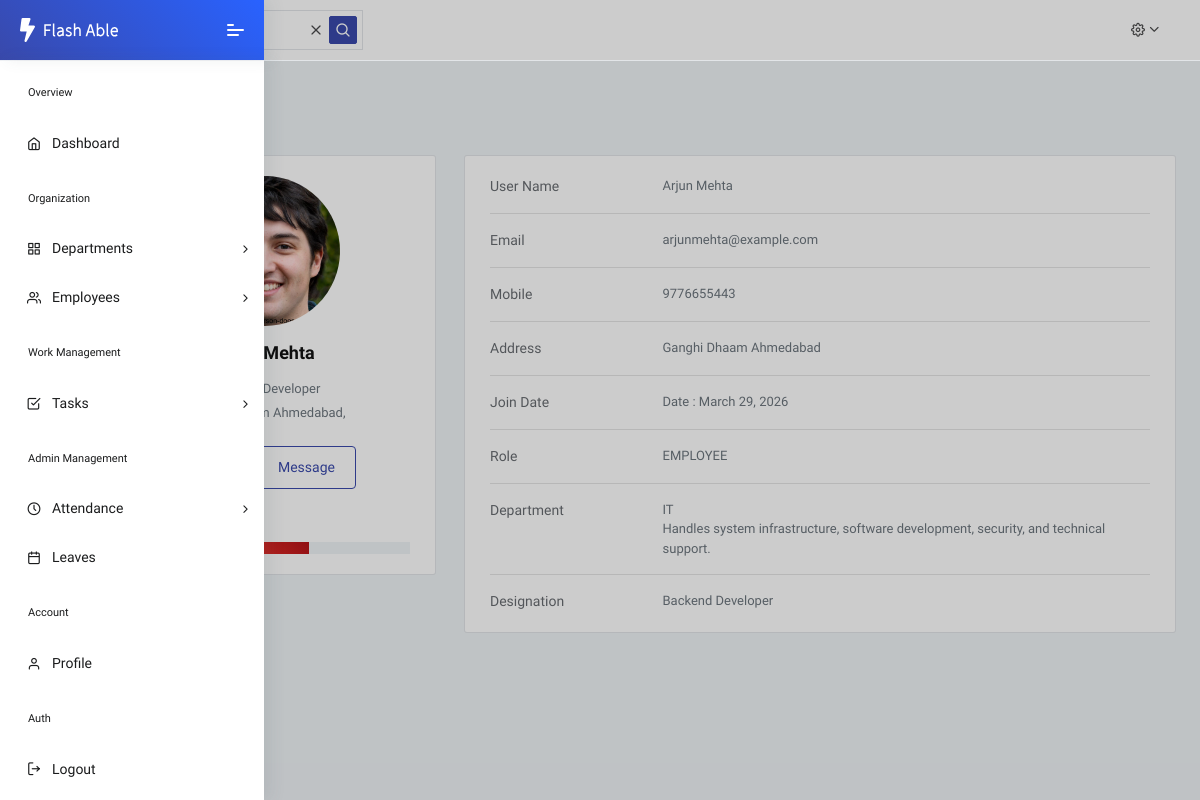
Page /show_employee/5 on the earlier database version.
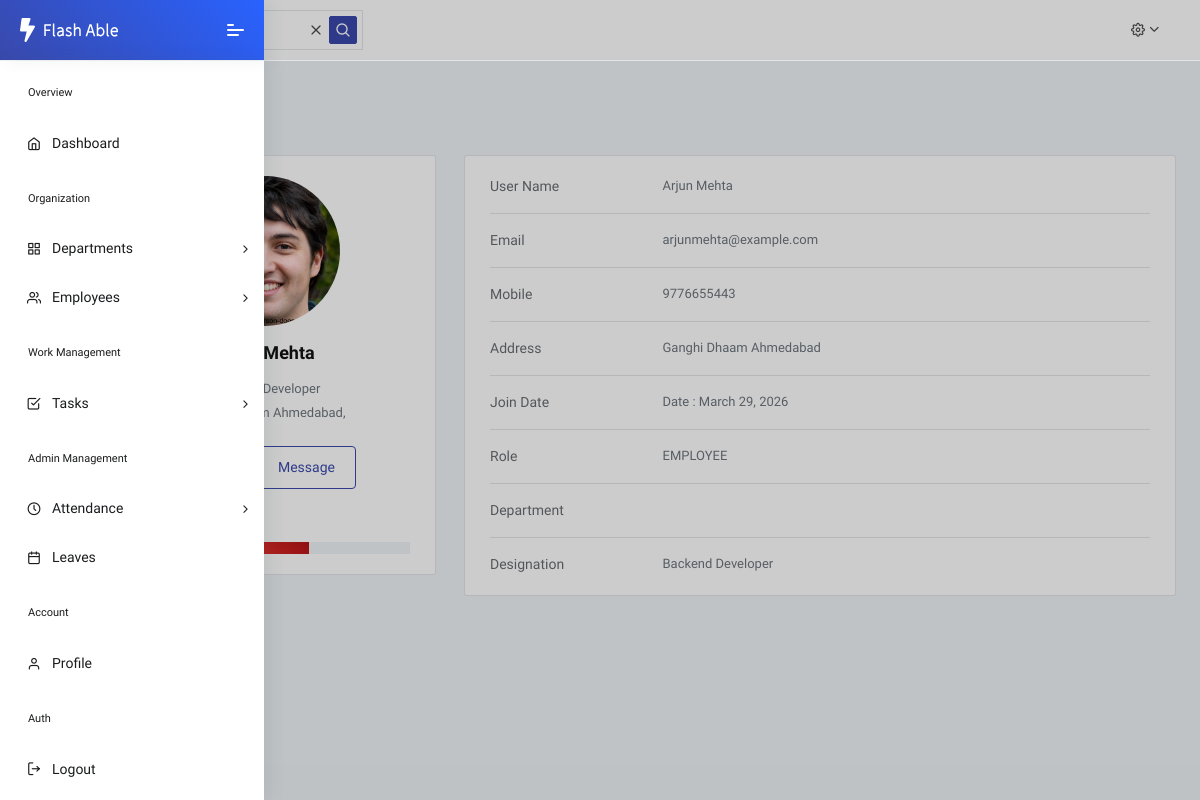
Same page on the later database version.
### core/models.py (models this page shows, shortened)
class EmployeeProfile(models.Model):
    user = models.OneToOneField(User, on_delete=models.CASCADE)
    department = models.ForeignKey(
        Department,
        on_delete=models.SET_NULL,
        null=True,
        blank=True
    )
    designation = models.CharField(max_length=100)
    salary = models.DecimalField(max_digits=10, decimal_places=2)
    join_date = models.DateField(auto_now_add=True)
    experience = models.PositiveIntegerField(
        help_text="Years of experience",
        null=True,
        blank=True
    )

class Department(models.Model):
    name = models.CharField(max_length=100)
    description = models.TextField(blank=True)

class User(AbstractUser):
    ROLE_CHOICES = [
        ("ADMIN", "Admin"),
        ("EMPLOYEE", "Employee"),
    ]
    role = models.CharField(max_length=20, choices=ROLE_CHOICES)
    phone = models.CharField(max_length=15, blank=True, unique=True)
    address = models.TextField(blank=True)
    email = models.EmailField(unique = True)
    is_active = models.BooleanField(default=True)
    profile_pic = models.ImageField(
        upload_to="profile_pics/",
        default="profile_pics/default.png",
        blank=True
    )
    otp = models.IntegerField(null=True, blank=True)
    otp_created_at = models.DateTimeField(null=True,blank=True)
    otp_attempts = models.IntegerField(default=0)

### core/views.py (the view)
# urls.py: path('show_employee/<int:pk>', views.show_employee, name='show-employee'),
def show_employee(request,pk):
    emp = EmployeeProfile.objects.get(id=pk)
    dep = Department.objects.all()
    context = {
        'emp' : emp,
        'dep' :dep
    }
    return render(request,'employee/Employee_show.html',context)

### core/templates/employee/Employee_show.html (shortened to what the changed rows need)
{% extends 'dashboard/Admin_Dashboard.html' %}
{% load static %}
{% block mein %}
 <div class="pcoded-main-container">
    <div class="pcoded-wrapper">
        <div class="pcoded-content">
            <div class="pcoded-inner-content">
                <div class="main-body">
                    <div class="page-wrapper">
                        <div class="row">
                            <div class="col-lg-4">
                            <div class="card mb-4">
                                <div class="card-body text-center">
                                <img src="{{emp.user.profile_pic.url}}" alt="avatar"
                                    class="rounded-circle img-fluid" style="width: 150px;">
                                <h5 class="my-3">{{emp.user.first_name}} {{emp.user.last_name}}</h5>
                                <p class="text-muted mb-1">{{emp.designation}}</p>
                                <p class="text-muted mb-4">{{emp.user.address}},</p>
                                <div class="d-flex justify-content-center mb-2">
                                    <button  type="button" data-mdb-button-init data-mdb-ripple-init class="btn btn-primary">Follow</button>
                                    <button  type="button" data-mdb-button-init data-mdb-ripple-init class="btn btn-outline-primary ms-1">Message</button>
                                </div>
                                </div>
                            </div>
                            </div>
                            <div class="col-lg-8">
                            <div class="card mb-4">
                                <div class="card-body">
                                <div class="row">
                                    <div class="col-sm-9">
                                    <p class="text-muted mb-0">{{emp.user.first_name}} {{emp.user.last_name}}</p>
                                    </div>
                                </div>
                                <div class="row">
                                    <div class="col-sm-9">
                                    <p class="text-muted mb-0">{{emp.user.email}}</p>
                                    </div>
                                </div>
                                <div class="row">
                                    <div class="col-sm-9">
                                    <p class="text-muted mb-0">{{emp.user.phone}}</p>
                                    </div>
                                </div>
                                <div class="row">
                                    <div class="col-sm-9">
                                    <p class="text-muted mb-0">{{emp.user.address}}</p>
                                    </div>
                                </div>
                                <div class="row">
                                    <div class="col-sm-9">
                                    <p class="text-muted mb-0">Date : {{emp.join_date}} </p>
                                    </div>
                                </div>
                                <div class="row">
                                    <div class="col-sm-9">
                                    <p class="text-muted mb-0">{{emp.user.role}}</p>
                                </div>
                                </div>
                                <div class="row">
                                    <div class="col-sm-9">
                                    <p class="text-muted mb-0">{{emp.department.name}}</p>
                                    <p class="text-muted mb-0">{{emp.department.description}}</p>
                                </div>
                                </div>
                                <div class="row">
                                    <div class="col-sm-9">
                                    <p class="text-muted mb-0">{{emp.designation}}</p>
                                </div>
                                </div>
                                </div>
                            </div>
                        </div>
                        </div>
                    </div>
                </div>
            </div>
        </div>
    </div>
</div>
{% endblock %}

Differences in the rows shown:
changed EmployeeProfile "Backend Developer": department.name "IT" → (not shown); department.description "Handles system infrastructure, software development, security, and technical support." → (not shown)
